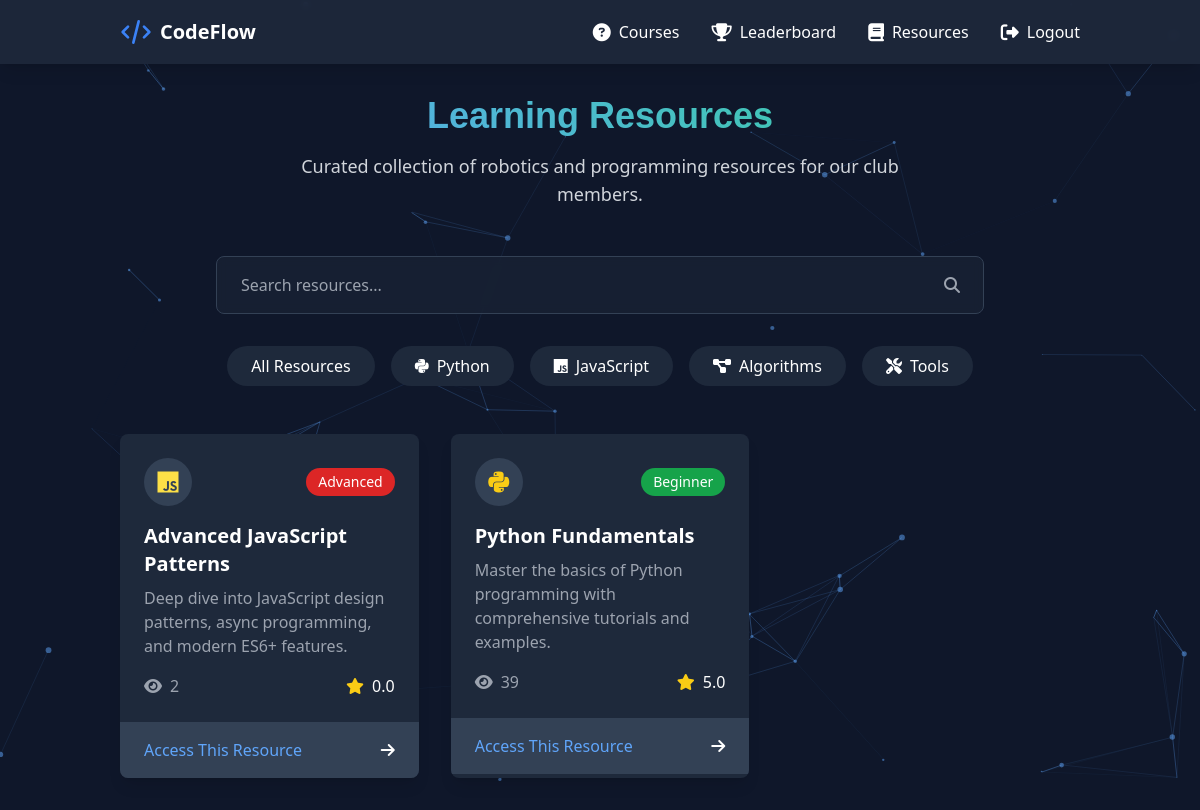
Page /resources (signed in) on the committed database.
### codeflowapp/models.py (models this page shows, shortened)
class Category(models.Model):
    name = models.CharField(max_length=100)
    slug = models.SlugField(unique=True)
    icon_class = models.CharField(max_length=50, help_text="Font Awesome class name")
    color_class = models.CharField(max_length=50, help_text="Tailwind color class")
    class Meta:
        verbose_name_plural = "Categories"

class Resource(models.Model):
    DIFFICULTY_CHOICES = [
        ('beginner', 'Beginner'),
        ('intermediate', 'Intermediate'),
        ('advanced', 'Advanced'),
        ('all-levels', 'All Levels'),
    ]
    TYPE_CHOICES = [
        ('article', 'Article'),
        ('video', 'Video Tutorial'),
        ('practice', 'Practice Problems'),
        ('guide', 'Guide'),
        ('tool', 'Tool'),
    ]
    title = models.CharField(max_length=200)
    slug = models.SlugField(unique=True)
    description = models.TextField()
    content = models.TextField(blank=True)  # For articles/guides
    external_url = models.URLField(blank=True)  # For external resources
    file = models.FileField(upload_to='resources/', blank=True)  # For downloadable content
    thumbnail = models.ImageField(upload_to='resource_thumbnails/', blank=True)
    category = models.ForeignKey(Category, on_delete=models.CASCADE)
    difficulty = models.CharField(max_length=20, choices=DIFFICULTY_CHOICES)
    resource_type = models.CharField(max_length=20, choices=TYPE_CHOICES)
    views = models.PositiveIntegerField(default=0)
    rating = models.DecimalField(max_digits=3, decimal_places=1, default=0.0)
    created_at = models.DateTimeField(auto_now_add=True)
    updated_at = models.DateTimeField(auto_now=True)
    is_featured = models.BooleanField(default=False)
    is_downloadable = models.BooleanField(default=False)

### codeflowapp/views.py (the view)
# urls.py: path('resources', views.resources_list, name='resources'),
def resources_list(request):
    categories = Category.objects.all()
    resources = Resource.objects.all().order_by('-created_at')
    category = request.GET.get('category')
    if category and category != 'all':
        resources = resources.filter(category__slug=category)
    difficulty = request.GET.get('difficulty')
    if difficulty:
        resources = resources.filter(difficulty=difficulty)
    query = request.GET.get('search')
    if query:
        resources = resources.filter(
            Q(title__icontains=query) |
            Q(description__icontains=query)
        )
    context = {
        'categories': categories,
        'resources': resources,
    }
    return render(request, 'resources.html', context)

### codeflowapp/templates/resources.html (shortened to what this page needs)
{% load static %}
<html><head>
<link rel="stylesheet" href="{% static 'assets/css/styles.css' %}">
<script src="https://cdn.tailwindcss.com"></script>
<link rel="stylesheet" href="https://cdnjs.cloudflare.com/ajax/libs/font-awesome/6.4.0/css/all.min.css">
</head>
<body class="bg-slate-900 text-white min-h-screen" x-data="{
    showMenu: false,
    selectedCategory: '{{ request.GET.category|default:"all" }}',
    searchQuery: '{{ request.GET.search|default:"" }}'
}">
<div id="particles-js"></div>
<nav class="bg-slate-800/90 backdrop-blur-sm sticky top-0 shadow-lg z-50">
    <div class="container mx-auto px-4 sm:px-6 lg:px-8">
        <div class="flex justify-between items-center h-16">
            <div class="flex items-center">
                <svg class="h-8 w-8 text-blue-500" fill="none" viewBox="0 0 24 24" stroke="currentColor">
                    <path stroke-linecap="round" stroke-linejoin="round" stroke-width="2"
                        d="M10 20l4-16m4 4l4 4-4 4M6 16l-4-4 4-4" />
                </svg>
                <a href="/"><span class="ml-2 text-xl font-bold">CodeFlow</span></a>
            </div>
            <div class="hidden md:flex space-x-6 lg:space-x-8">
                <a href="{% url 'courses' %}" class="nav-item flex items-center space-x-2 hover:text-blue-400">
                    <i class="fas fa-question-circle text-lg"></i>
                    <span>Courses</span>
                </a>
                <a href="{% url 'leaderboard' %}"
                    class="nav-item flex items-center space-x-2 hover:text-blue-400">
                    <i class="fas fa-trophy text-lg"></i>
                    <span>Leaderboard</span>
                </a>
                <a href="{% url 'resources' %}"
                    class="nav-item flex items-center space-x-2 hover:text-blue-400">
                    <i class="fas fa-book text-lg"></i>
                    <span>Resources</span>
                </a>
                {% if user.is_authenticated %}
                <a href="{% url 'logout' %}" class="nav-item flex content-end items-center space-x-2 hover:text-blue-400"><i class="fas fa-right-from-bracket text-lg"></i>
                    <span>Logout</span></a>
                {% else %}
                <a href="{% url 'login' %}"
                    class="nav-item flex content-end items-center space-x-2 hover:text-blue-400">
                    <i class="fas fa-user text-lg"></i>
                    <span>Login</span>
                </a>
                {% endif %}
            </div>
        </div>
    </div>
</nav>
<main class="container mx-auto px-4 sm:px-6 lg:px-8 py-8">
    <div class="text-center mb-12">
        <h1 class="text-4xl font-bold mb-4 gradient-text">Learning Resources</h1>
        <p class="text-lg text-gray-300 max-w-2xl mx-auto">
            Curated collection of robotics and programming resources for our club members.
        </p>
    </div>
    <div class="mb-12">
        <form method="GET" action="{% url 'resources' %}" class="max-w-3xl mx-auto">
            <div class="relative">
                <input
                    type="text"
                    name="search"
                    x-model="searchQuery"
                    placeholder="Search resources..."
                    class="w-full px-6 py-4 rounded-lg search-input text-white border border-slate-700 focus:border-blue-500 focus:ring-2 focus:ring-blue-500 focus:outline-none"
                >
                <button type="submit" class="absolute right-6 top-1/2 transform -translate-y-1/2">
                    <i class="fas fa-search text-gray-400"></i>
                </button>
            </div>
        </form>
        <div class="flex flex-wrap justify-center gap-4 mt-8">
            <a href="?category=all"
                @click.prevent="selectedCategory = 'all'"
                :class="{'bg-blue-600': selectedCategory === 'all'}"
                class="px-6 py-2 rounded-full bg-slate-800 hover:bg-slate-700 transition">
                All Resources
            </a>
            {% for category in categories %}
            <a href="?category={{ category.slug }}"
                @click.prevent="selectedCategory = '{{ category.slug }}'"
                :class="{'bg-blue-600': selectedCategory === '{{ category.slug }}'}"
                class="px-6 py-2 rounded-full bg-slate-800 hover:bg-slate-700 transition">
                <i class="{{ category.icon_class }} mr-2"></i>{{ category.name }}
            </a>
            {% endfor %}
        </div>
    </div>
    <div class="grid grid-cols-1 md:grid-cols-2 lg:grid-cols-3 gap-8">
        {% for resource in resources %}
        <div class="resource-card bg-slate-800 rounded-lg overflow-hidden shadow-lg" x-show="selectedCategory === 'all' || selectedCategory === '{{ resource.category.slug }}'">
            <div class="p-6">
                <div class="flex items-center justify-between mb-4">
                    <div class="w-12 h-12 rounded-full bg-slate-700 flex items-center justify-center">
                        <i class="{{ resource.category.icon_class }} {{ resource.category.color_class }} text-2xl floating-icon"></i>
                    </div>
                    <span class="px-3 py-1 rounded-full text-sm
                        {% if resource.difficulty == 'beginner' %}bg-green-600
                        {% elif resource.difficulty == 'intermediate' %}bg-yellow-600
                        {% elif resource.difficulty == 'advanced' %}bg-red-600
                        {% else %}bg-blue-600{% endif %}">
                        {{ resource.difficulty|title }}
                    </span>
                </div>
                <h3 class="text-xl font-bold mb-2">{{ resource.title }}</h3>
                <p class="text-gray-400 mb-4">{{ resource.description }}</p>
                <div class="flex justify-between items-center">
                    <div class="flex items-center space-x-2">
                        <i class="fas fa-eye text-gray-400"></i>
                        <span class="text-gray-400">{{ resource.views }}</span>
                    </div>
                    <div class="flex items-center space-x-2">
                        <i class="fas fa-star text-yellow-400"></i>
                        <span>{{ resource.rating }}</span>
                    </div>
                </div>
            </div>
            <div class="bg-slate-700 px-6 py-4 flex justify-between items-center">
                <a href="{% url 'resource_detail' resource.slug %}"
                   class="text-blue-400 hover:text-blue-300">
                    Access This Resource
                </a>
                <i class="fas fa-arrow-right"></i>
            </div>
        </div>
        {% empty %}
        <div class="col-span-full text-center py-12">
            <p class="text-gray-400 text-lg">No resources found matching your criteria.</p>
        </div>
        {% endfor %}
    </div>
</main>
<script src="https://cdn.tailwindcss.com"></script>
</body></html>

### codeflowapp/static/assets/css/styles.css (style rules this page uses)
main { position: relative !important; z-index: 2 !important; }
#particles-js { position: fixed; width: 100%; height: 100%; background-color: #0f172a; z-index: 1; }
.gradient-text { background: linear-gradient(45deg, #60a5fa, #34d399); -webkit-background-clip: text; background-clip: text; color: transparent; -webkit-text-fill-color: transparent; font-family: 'Arial', sans-serif; }
.nav-item { transition: all 0.3s ease; }

### codeflowapp/templates/resources.html (style rules this page uses)
.gradient-text { background: linear-gradient(45deg, #60a5fa, #34d399); -webkit-background-clip: text; background-clip: text; color: transparent; }
.nav-item { transition: all 0.3s ease; }
.resource-card { transition: all 0.3s ease; }
.floating-icon { animation: float 3s ease-in-out infinite; }
.search-input { background: rgba(30, 41, 59, 0.5); backdrop-filter: blur(5px); }

### rows in the picture
Category: name "Python"
Category: name "JavaScript"
Category: name "Algorithms"
Category: name "Tools"
Resource: difficulty "Advanced", title "Advanced JavaScript Patterns", description "Deep dive into JavaScript design patterns, async programming, and modern ES6+ features.", views "2", rating "0.0"
Resource: difficulty "Beginner", title "Python Fundamentals", description "Master the basics of Python programming with comprehensive tutorials and examples.", views "39", rating "5.0"
